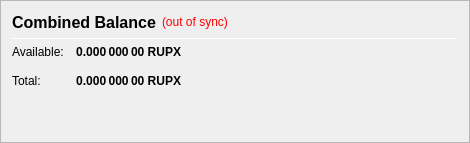
                   <widget class="QFrame" name="frame_CombinedBalances">
                    <property name="minimumSize">
                     <size>
                      <width>470</width>
                      <height>0</height>
                     </size>
                    </property>
                    <property name="frameShape">
                     <enum>QFrame::StyledPanel</enum>
                    </property>
                    <property name="frameShadow">
                     <enum>QFrame::Raised</enum>
                    </property>
                    <layout class="QVBoxLayout" name="verticalLayout_5">
                     <item>
                      <layout class="QHBoxLayout" name="horizontalLayout_5" stretch="0,0,0">
                       <item>
                        <widget class="QLabel" name="label_5z">
                         <property name="minimumSize">
                          <size>
                           <width>0</width>
                           <height>20</height>
                          </size>
                         </property>
                         <property name="font">
                          <font>
                           <pointsize>12</pointsize>
                           <weight>75</weight>
                           <bold>true</bold>
                          </font>
                         </property>
                         <property name="toolTip">
                          <string>Combined Balance (including unconfirmed and immature coins)</string>
                         </property>
                         <property name="text">
                          <string>Combined Balance</string>
                         </property>
                        </widget>
                       </item>
                       <item>
                        <widget class="QLabel" name="labelWalletStatus">
                         <property name="cursor">
                          <cursorShape>WhatsThisCursor</cursorShape>
                         </property>
                         <property name="toolTip">
                          <string>The displayed information may be out of date. Your wallet automatically synchronizes with the Rupaya network after a connection is established, but this process has not completed yet.</string>
                         </property>
                         <property name="styleSheet">
                          <string notr="true">QLabel { color: red; }</string>
                         </property>
                         <property name="text">
                          <string notr="true">(out of sync)</string>
                         </property>
                         <property name="alignment">
                          <set>Qt::AlignLeading|Qt::AlignLeft|Qt::AlignVCenter</set>
                         </property>
                        </widget>
                       </item>
                       <item>
                        <spacer name="horizontalSpacer_1">
                         <property name="orientation">
                          <enum>Qt::Horizontal</enum>
                         </property>
                         <property name="sizeHint" stdset="0">
                          <size>
                           <width>40</width>
                           <height>20</height>
                          </size>
                         </property>
                        </spacer>
                       </item>
                      </layout>
                     </item>
                     <item>
                      <widget class="Line" name="line_CombinedBalance">
                       <property name="minimumSize">
                        <size>
                         <width>0</width>
                         <height>1</height>
                        </size>
                       </property>
                       <property name="maximumSize">
                        <size>
                         <width>16777215</width>
                         <height>1</height>
                        </size>
                       </property>
                       <property name="orientation">
                        <enum>Qt::Horizontal</enum>
                       </property>
                      </widget>
                     </item>
                     <item>
                      <layout class="QGridLayout" name="gridLayout_3">
                       <property name="spacing">
                        <number>12</number>
                       </property>
                       <item row="1" column="0">
                        <widget class="QLabel" name="labelBalanceTextz">
                         <property name="text">
                          <string>Available:</string>
                         </property>
                        </widget>
                       </item>
                       <item row="1" column="1">
                        <widget class="QLabel" name="labelBalancez">
                         <property name="font">
                          <font>
                           <weight>75</weight>
                           <bold>true</bold>
                          </font>
                         </property>
                         <property name="cursor">
                          <cursorShape>IBeamCursor</cursorShape>
                         </property>
                         <property name="toolTip">
                          <string>Your current spendable balance</string>
                         </property>
                         <property name="text">
                          <string notr="true">0.000 000 00 RUPX</string>
                         </property>
                         <property name="alignment">
                          <set>Qt::AlignRight|Qt::AlignTrailing|Qt::AlignVCenter</set>
                         </property>
                         <property name="textInteractionFlags">
                          <set>Qt::LinksAccessibleByMouse|Qt::TextSelectableByKeyboard|Qt::TextSelectableByMouse</set>
                         </property>
                        </widget>
                       </item>
                       <item row="2" column="0">
                        <widget class="QLabel" name="labelTotalTextz">
                         <property name="text">
                          <string>Total:</string>
                         </property>
                        </widget>
                       </item>
                       <item row="2" column="1">
                        <widget class="QLabel" name="labelTotalz">
                         <property name="font">
                          <font>
                           <weight>75</weight>
                           <bold>true</bold>
                          </font>
                         </property>
                         <property name="cursor">
                          <cursorShape>IBeamCursor</cursorShape>
                         </property>
                         <property name="toolTip">
                          <string>Total Balance, including all unavailable coins.</string>
                         </property>
                         <property name="text">
                          <string notr="true">0.000 000 00 RUPX</string>
                         </property>
                         <property name="alignment">
                          <set>Qt::AlignRight|Qt::AlignTrailing|Qt::AlignVCenter</set>
                         </property>
                         <property name="textInteractionFlags">
                          <set>Qt::LinksAccessibleByMouse|Qt::TextSelectableByKeyboard|Qt::TextSelectableByMouse</set>
                         </property>
                        </widget>
                       </item>
                       <item row="2" column="3">
                        <spacer name="horizontalSpacer_2">
                         <property name="orientation">
                          <enum>Qt::Horizontal</enum>
                         </property>
                         <property name="sizeHint" stdset="0">
                          <size>
                           <width>40</width>
                           <height>20</height>
                          </size>
                         </property>
                        </spacer>
                       </item>
                      </layout>
                     </item>
                     <item>
                      <spacer name="verticalSpacer_1">
                       <property name="orientation">
                        <enum>Qt::Vertical</enum>
                       </property>
                       <property name="sizeHint" stdset="0">
                        <size>
                         <width>20</width>
                         <height>40</height>
                        </size>
                       </property>
                      </spacer>
                     </item>
                    </layout>
                   </widget>
